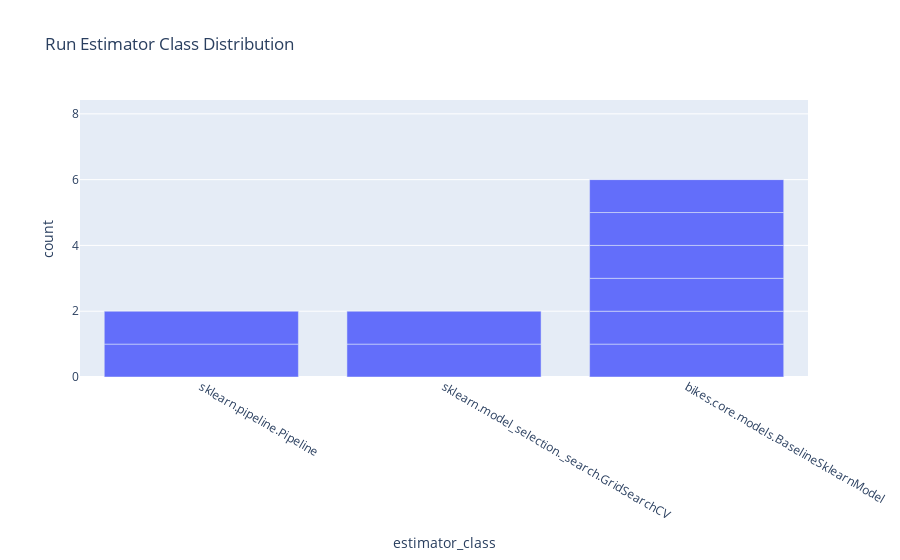

Notebook source saved alongside this figure:
### Code cell
px.bar(runs, x="estimator_class", title="Run Estimator Class Distribution")

### Figure 1 — Plotly figure (JSON) as saved in the notebook; plotly's stock layout.template omitted (floating-point values rounded to 4 significant figures)
{"data": [{"alignmentgroup": "True", "hovertemplate": "estimator_class=%{x}<br>count=%{y}<extra></extra>", "legendgroup": "", "marker": {"color": "#636efa", "pattern": {"shape": ""}}, "name": "", "offsetgroup": "", "orientation": "v", "showlegend": false, "textposition": "auto", "type": "bar", "x": [null, null, null, null, "sklearn.pipeline.Pipeline", "sklearn.model_selection._search.GridSearchCV", "bikes.core.models.BaselineSklearnModel", "bikes.core.models.BaselineSklearnModel", "bikes.core.models.BaselineSklearnModel", null, null, null, null, "sklearn.pipeline.Pipeline", "sklearn.model_selection._search.GridSearchCV", "bikes.core.models.BaselineSklearnModel", "bikes.core.models.BaselineSklearnModel", "bikes.core.models.BaselineSklearnModel"], "xaxis": "x", "y": [1, 1, 1, 1, 1, 1, 1, 1, 1, 1, 1, 1, 1, 1, 1, 1, 1, 1], "yaxis": "y"}], "layout": {"barmode": "relative", "legend": {"tracegroupgap": 0}, "title": {"text": "Run Estimator Class Distribution"}, "xaxis": {"anchor": "y", "domain": [0, 1], "title": {"text": "estimator_class"}}, "yaxis": {"anchor": "x", "domain": [0, 1], "title": {"text": "count"}}}}
